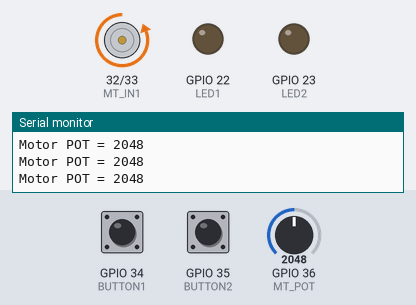
This sketch was run on a simulated ESP32. Shown: motor-driver pin pairs drawn as motors (green arrow = first pin HIGH = forward, orange = second pin HIGH = backward, longer = more drive), output pins drawn as LEDs (lit = HIGH), the last lines printed to the serial monitor. Inputs (shaded band) come from the test bench; at power-on: GPIO 36 (MT_POT) = 2048, GPIO 34 (BUTTON1) HIGH, GPIO 35 (BUTTON2) HIGH.

Above: at 1.2 s.
1.3 s: GPIO 36 (MT_POT) set to 1228
At 1.9 s:
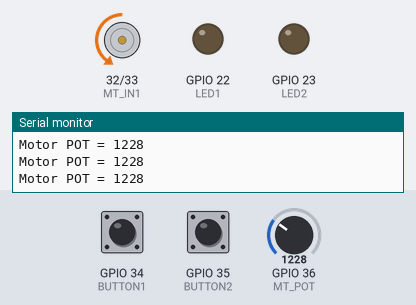
2.8 s: GPIO 34 (BUTTON1) pulled LOW for 0.15 s
At 3.1 s:
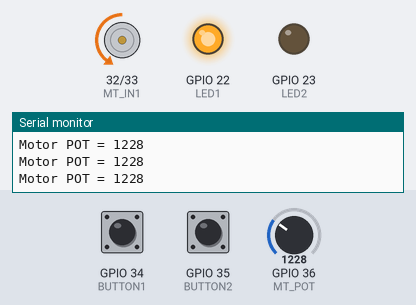
4.4 s: GPIO 35 (BUTTON2) pulled LOW for 0.15 s
At 5.5 s:
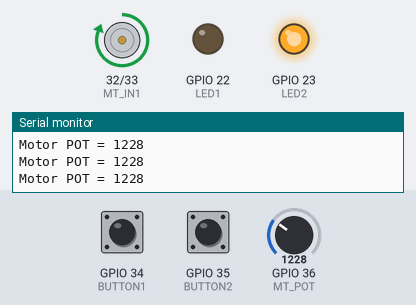
6.0 s: GPIO 36 (MT_POT) set to 2866
At 6.7 s:
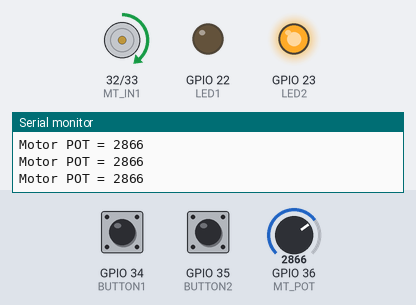
7.5 s: GPIO 34 (BUTTON1) pulled LOW for 1 s
At 7.8 s:
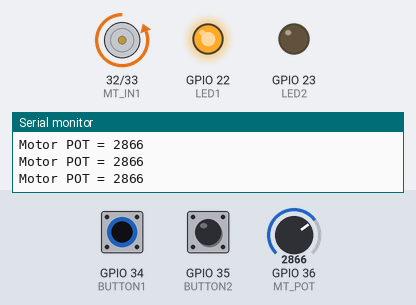
10.0 s: GPIO 36 (MT_POT) set to 798
At 11.0 s:
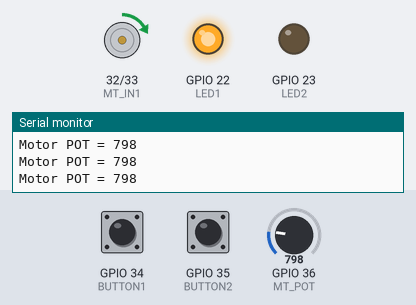
Timing chart, 0 to 12.5 s (numbered marks = the images above; inputs shaded):
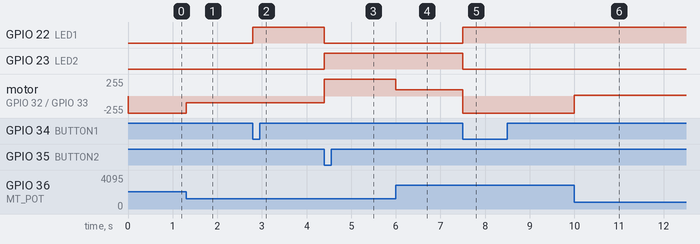

The sketch:

Control-5.ino
```cpp
#define LED1 22
#define LED2 23
#define BUTTON1 34
#define BUTTON2 35
#define MT_IN1  32
#define MT_IN2  33
#define MT_POT  A0
#define V_POT   A3
#define HYST  10
#define SETPOINT_1 838
#define SETPOINT_2 3232
#define FILTER_NUMBER 5

#define Kp  0.1
#define Ki  0
#define Kd  0
#define Ts  0.001

signed int motor_val = 0;
signed int pot_read = 0;
float error = 0;
float ei = 0;
float ed = 0;
float eo = 0;
float u = 0;

unsigned long now = millis();
unsigned long plot = millis();
unsigned char key;
signed int setPoint = SETPOINT_1;

void IRAM_ATTR set_point1()
{
  setPoint = SETPOINT_1;
  digitalWrite(LED1,HIGH);
  digitalWrite(LED2,LOW);
}
void IRAM_ATTR set_point2()
{
  setPoint = SETPOINT_2;
  digitalWrite(LED1,LOW);
  digitalWrite(LED2,HIGH);
}

void setup()
{
  Serial.begin(115200);
  pinMode(LED1,OUTPUT); //LED1
  pinMode(LED2,OUTPUT); //LED2
  pinMode(BUTTON1,INPUT);  //BUTTON1
  pinMode(BUTTON2,INPUT);  //BUTTON2
  pinMode(MT_IN1,OUTPUT);
  pinMode(MT_IN2,OUTPUT);

  analogWriteFrequency(10000);

  attachInterrupt(BUTTON1, set_point1, FALLING);
  attachInterrupt(BUTTON2, set_point2, FALLING);
  interrupts();
}

void loop()
{
  if(millis() > now)
  {
    now = millis();
    key = 1;
  }
  if(key)
  {
    key = 0;
    pot_read = 0;
    for(char c = 0; c < FILTER_NUMBER; c++)
    {
      pot_read += analogRead(MT_POT);
    }
    pot_read /= FILTER_NUMBER;

    error = setPoint - pot_read;
    u = error * Kp;
    drive_motor(u);

    if(millis() > (plot + 10))
    {
      plot = millis();
      Serial.printf("Motor POT = %d\n",pot_read);
    }
  }
}


void drive_motor(float val)  // val = -100 to 100
{
  if(val > 100)
    val = 100;
  if(val < -100)
    val = -100;
  if(val > 0)
  {
    analogWrite(MT_IN1, (val*255)/100);
    analogWrite(MT_IN2, 0);
  }
  else if(val < 0)
  {
    analogWrite(MT_IN1, 0);
    analogWrite(MT_IN2, ((-val)*255)/100);
  }
  else
  {
    analogWrite(MT_IN1, 0);
    analogWrite(MT_IN2, 0);
  }
}
```

Measured:
- after the input at 1.3 s, motor on GPIO 32 (MT_IN1) / GPIO 33 (MT_IN2): backward 255/255 → backward 99/255 at once
- after the input at 2.8 s, GPIO 22 (LED1): LOW → HIGH at once
- after the input at 4.4 s, GPIO 22 (LED1): HIGH → LOW at once; GPIO 23 (LED2): LOW → HIGH at once; motor on GPIO 32 (MT_IN1) / GPIO 33 (MT_IN2): backward 99/255 → forward 255/255 at once
- after the input at 6.0 s, motor on GPIO 32 (MT_IN1) / GPIO 33 (MT_IN2): forward 255/255 → forward 93/255 at once
- after the input at 7.5 s, GPIO 22 (LED1): LOW → HIGH at once; GPIO 23 (LED2): HIGH → LOW at once; motor on GPIO 32 (MT_IN1) / GPIO 33 (MT_IN2): forward 93/255 → backward 255/255 at once
- after the input at 10.0 s, motor on GPIO 32 (MT_IN1) / GPIO 33 (MT_IN2): backward 255/255 → forward 10/255 at once
